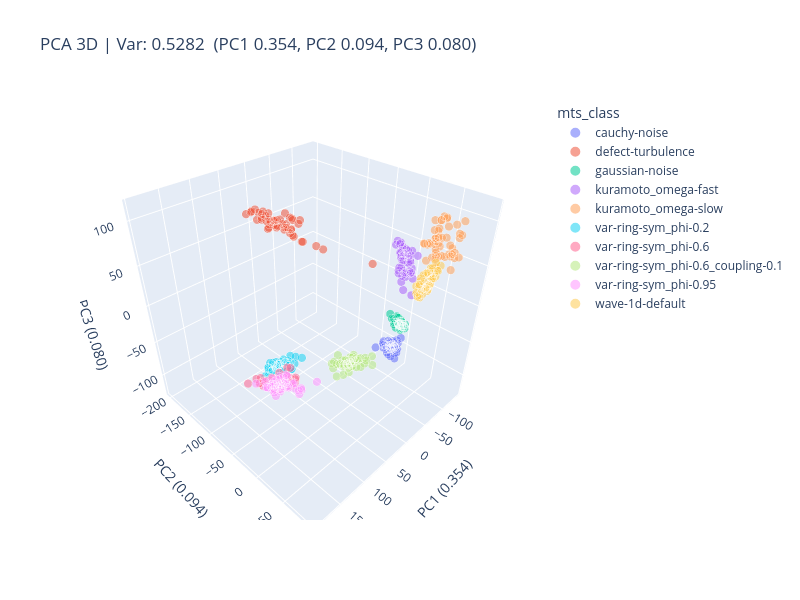

Notebook code for this chart:
### Code cell
import plotly.express as px
from sklearn.decomposition import PCA
from sklearn.preprocessing import StandardScaler

# 3D PCA on scaled features (matches plot_pca's StandardScaler step).
X_scaled = StandardScaler().fit_transform(X)
pca3 = PCA(n_components=3, random_state=0)
emb3 = pca3.fit_transform(X_scaled)
var3 = pca3.explained_variance_ratio_

df3 = meta_df.assign(
    pc1=emb3[:, 0], pc2=emb3[:, 1], pc3=emb3[:, 2],
    instance_str=meta_df["instance"].astype(str),
    dataset_paths_str=meta_df["dataset_paths"].astype(str),
)

fig = px.scatter_3d(
    df3, x="pc1", y="pc2", z="pc3",
    color="mts_class",
    size="M", size_max=14,
    hover_data={
        "mts_class": True, "M": True, "T": True,
        "instance_str": True, "dataset_paths_str": False,
        "pc1": ":.2f", "pc2": ":.2f", "pc3": ":.2f",
    },
    title=f"PCA 3D | Var: {var3.sum():.4f}  (PC1 {var3[0]:.3f}, PC2 {var3[1]:.3f}, PC3 {var3[2]:.3f})",
    width=800, height=600,
)
fig.update_traces(marker=dict(opacity=0.55))
fig.update_layout(legend=dict(title="mts_class"),
                  scene=dict(xaxis_title=f"PC1 ({var3[0]:.3f})",
                             yaxis_title=f"PC2 ({var3[1]:.3f})",
                             zaxis_title=f"PC3 ({var3[2]:.3f})",
                             aspectmode="cube"))
fig.show()
